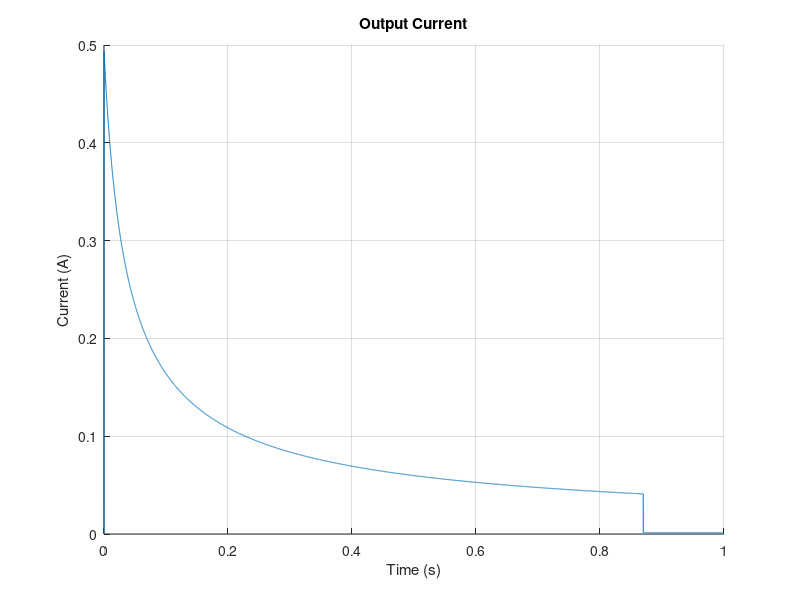
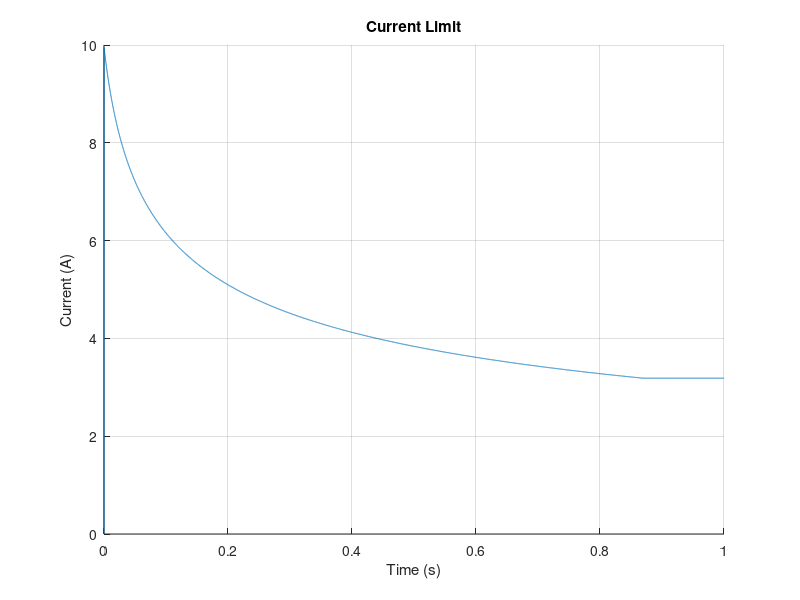
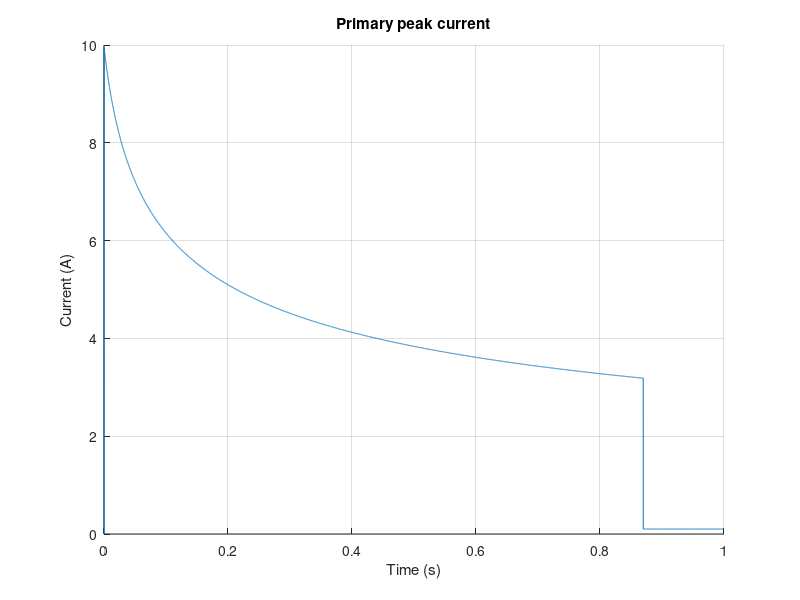
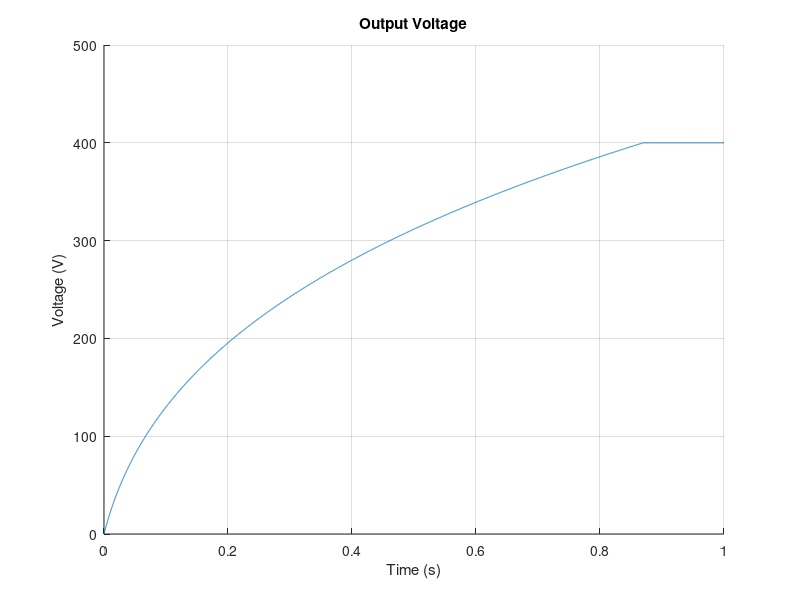

MATLAB code to generate these figures, in order: (Note: this script raises an error after producing the figures.)
% LM5022 Datasheet: https://www.ti.com/lit/ds/symlink/lm5022.pdf
% LM5022 Flyback reference design: https://www.ti.com/lit/ug/tiduco4/tiduco4.pdf
% Opto feedback design doc: https://www.ti.com/lit/an/sluaa66/sluaa66.pdf

% Simulation time steps
t_end = 1;
t_step = t_end/1e4;

% Capacitor Specs
Cload = 200e-6; % Output capacitance
ESRload = 2.1e-3; % ESR of output capacitor; 2P2S configuration means effective ESR is the same as one of the 4 caps.

% Bleed Resistor
Rload = 307e3; % Bleed resistor for Steady State calcs

% Output Diode Forward Voltage
Vf = 1.2; % Output Diode Forward Voltage

% Design details
Vload_max = 400; % Output regulation voltage limit
N12 = 1/20; % Transformer N1:N2
Vin = 12; % 12 < Vin < 16.8
fsw = 250e3; % 250khz
Ripple_ratio = 0.03; % 3% Vin ripple ratio requirement

% Transformer specs
Lpri = 5.1e-6;
Lpri_leakage = 0.24e-6;
Lsec = 2e-3;

% Change Rsns, Rs2, and Rs1 to change the current limit
Rsns = 50e-3; % Primary side switch current sense resistor
Rs2 = 10e3; % Rs2 and Rs1 are as referred to in LM5022 datasheet. 
Rs1 = 100;

%LM5022 params
Dmax = 0.9; % Maximum duty cycle
Vcl = 0.5; % Current limit thresh
Icl = 45e-6; % Current limit injected current
Rcl_int = 2e3; % internal current limit resistance

%GaN FET params
Rdson = 1.8e-3;
Qg = 23e-9;
Coss = 1e-9;
Rgate_tot = 5; % MOSFET Rg + any external gate resistor
Vdrive = 6;


%Simulation outputs
Vload = zeros([t_end / t_step + 1 1]); % Output load voltage
Iload = zeros([t_end / t_step + 1 1]); % Output load current, which equals Isec_avg
Ilim = zeros([t_end / t_step + 1 1]); % Current limit resulting from Rsns, Rs1/Rs2, and current limit comparator
Ipri_pk = zeros([t_end / t_step + 1 1]); % Primary side peak current
Isec_pk = zeros([t_end / t_step + 1 1]); % Secondary side peak current
Ipri_avgpk = zeros([t_end / t_step + 1 1]); % Primary side average current during on time
Isec_avgpk = zeros([t_end / t_step + 1 1]); % Secondary side average current during on time
D = zeros([t_end / t_step + 1 1]); % Switch Duty Cycle

%Intermediate vals for CCM calculation
Lpri_crit = zeros([t_end / t_step + 1 1]);
Lsec_crit = zeros([t_end / t_step + 1 1]);

t_charged = 0;

t = zeros([t_end / t_step + 1 1]);

index = 1;
while (t(index) < t_end - 1e-12) 

    % Duty cycle and switch voltage/current calculations
    D(index + 1) = min((Vload(index) + Vf)*N12 / (Vin + (Vload(index) + Vf)*N12), Dmax);
    Ilim(index + 1) = max((Vcl - (Rs2 + Rs1 + Rcl_int) * Icl * D(index + 1)) / Rsns, 0);
    if (Vload (index) >= Vload_max)
        if (t_charged == 0)
            t_charged = t(index);
        end
        Vload (index + 1) = Vload(index); % Assume perfect DC regulation (I know, I know...)
        Iload(index + 1) = Vload(index + 1) / Rload;
        Isec_avgpk(index + 1) = Iload(index + 1) / (1 - D(index + 1));
        Isec_pk(index + 1) = 2 * Isec_avgpk(index + 1) / (2 - (1 - D(index + 1)));
        Ipri_avgpk(index + 1) = Isec_avgpk(index + 1) / N12;
        Ipri_pk(index + 1) = 2 * Ipri_avgpk(index + 1) / (2 - D(index + 1));
    else
        Ipri_pk(index + 1) = Ilim(index + 1);
        Ipri_avgpk(index + 1) = Ipri_pk(index + 1) * (2 - D(index + 1)) / 2;
        Isec_avgpk(index + 1) = Ipri_avgpk(index + 1) * N12;
        Iload(index + 1) = Isec_avgpk(index + 1) * (1 - D(index + 1));
        Vload(index + 1) = Vload(index) + (Iload(index + 1) - Vload(index) / Rload) * t_step / Cload;
    end

    % CCM calculation
    Lsec_crit(index + 1) = (1 - D(index + 1))^2 * Vload(index + 1) / (2 * Iload(index + 1) * (fsw));
    Lpri_crit(index + 1) = Lsec_crit(index + 1) * (N12^2);
    
    t(index + 1) = t(index) + t_step;
    index = index + 1;
end

Ipri_rms = Ipri_avgpk .* sqrt(D); % RMS primary side current
Isec_rms = Isec_avgpk .* sqrt(1 - D); % RMS secondary side current

% Efficiency calculation
trise = Rgate_tot * Qg / Vdrive; % Assumes one RC constant is good to turn on/off FET
tfall = Rgate_tot * Qg / Vdrive;
Pdiode = Iload * Vf; % Power lost in output diode
Prsns = Ipri_rms.^2 * Rsns; % Power lost in sense resistor
Prload = Vload.^2 / Rload; % Rload in this case is purely a parasitic draw
Prdson = Ipri_rms.^2 * Rdson; % Power lost in FET rdson
Pdrive = fsw * Qg * Vdrive * ones([t_end / t_step + 1 1]); % Power lost in driving FET
Poss = 0.5*Coss * (Vin^2) * fsw * ones([t_end / t_step + 1 1]); % Power lost in output capacitance of FET
Psw = 0.5 * Vin * fsw * (trise * Vdrive / Rgate_tot + tfall * Vdrive / Rgate_tot) * ones([t_end / t_step + 1 1]); 
Psnubber = 0.5 * Lpri_leakage * Ipri_pk.^2 * fsw; % Snubber power loss
Ptotal = Pdiode + Prsns + Prload + Prdson + Pdrive + Poss + Psw + Psnubber;
Pin = Iload .* Vload; % I know this should be Vin * Iin but you'd have to do Ipri_rms * Vpri_rms and I dont feel like calculating Vpri_rms. Deal with it; assume ideal conversion
eff = max(1 - Ptotal ./ Pin, 0); % Max 0 becomes pin is sometimes zero causing eff to be -inf. lol

disp("Cin(min) (uF):");
disp(1e6*max(Ipri_pk .* D) / (fsw * Vin * Ripple_ratio));
disp("Time to capacitor charge (s): ");
disp(t_charged);
disp("Secondary critical inductance if aiming for always CCM (H): ");
disp(max(Lsec_crit));
disp("Primary critical inductance if aiming for always CCM (H): ");
disp(max(Lpri_crit));
disp("Secondary critical inductance if DCM allowable at steady state (H):");
disp(max(Lsec_crit(1:floor(t_charged / t_step)))); 
disp("Primary critical inductance if DCM allowable at steady state (H):");
disp(max(Lpri_crit(1:floor(t_charged / t_step))));

disp("Average Efficiency:");
disp(1 - sum(Ptotal) / sum(Pin));

figure()
hold on
plot(t, Iload);
xlabel('Time (s)');
ylabel('Current (A)');
title('Output Current');
grid on
hold off

figure()
hold on
plot(t, Ilim);
xlabel('Time (s)');
ylabel('Current (A)');
title('Current Limit');
grid on
hold off

figure()
hold on
plot(t, Ipri_pk);
xlabel('Time (s)');
ylabel('Current (A)');
title('Primary peak current');
grid on
hold off

figure()
hold on
plot(t, Vload);
xlabel('Time (s)');
ylabel('Voltage (V)');
title('Output Voltage');
grid on
hold off

figure()
hold on
plot(t, D);
xlabel('Time (s)');
ylabel('Duty');
title('Duty Cycle');
grid on
hold off

figure()
hold on
plot(t, 1e3*Lpri_crit);
plot(t, 1e3*Lsec_crit);
xlabel('Time (s)');
ylabel('Critical inductance (mH)');
title('Critical inductance for primary and secondary');
grid on
hold off

figure()
hold on
plot(t, eff);
xlabel('Time (s)');
ylabel('Efficiency');
title('Efficiency vs Time');
grid on
hold off

figure()
hold on
plot(t, Pin);
xlabel('Time (s)');
ylabel('Power In (W)');
title('Power In');
grid on
hold off

figure()
hold on
plot(t, Ptotal);
plot(t, Prsns);
plot(t, Prload);
plot(t, Prdson);
plot(t, Pdrive);
plot(t, Poss);
plot(t, Psw);
plot(t, Psnubber);
colororder("glow12");
legend('Ptotal', 'Prsns', 'Prload', 'Prdson', 'Pdrive', 'Poss', 'Psw', 'Psnubber');
xlabel('Time (s)');
ylabel('Total power lost (W)');
title('Power Lost');
grid on
hold off
